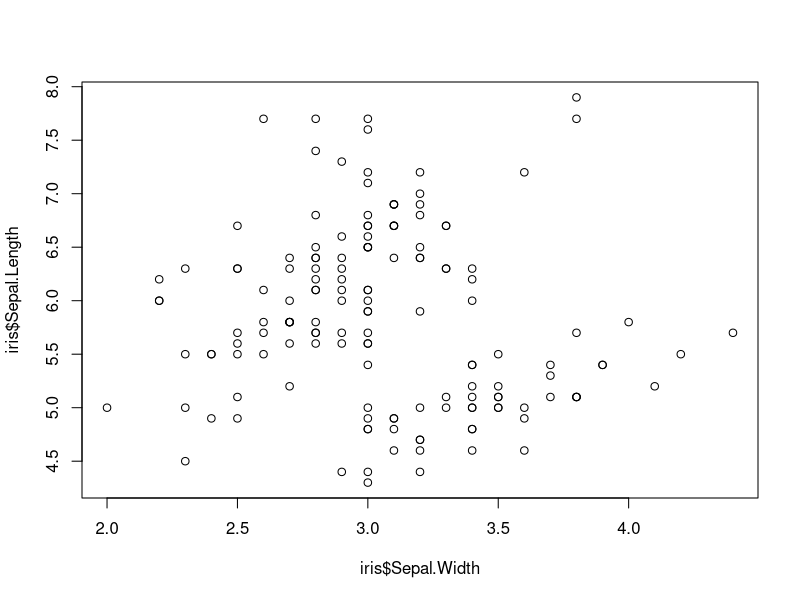

Recreate this plot in R.
## ---- chunk 1
data(iris)
plot(iris$Sepal.Width, iris$Sepal.Length)
